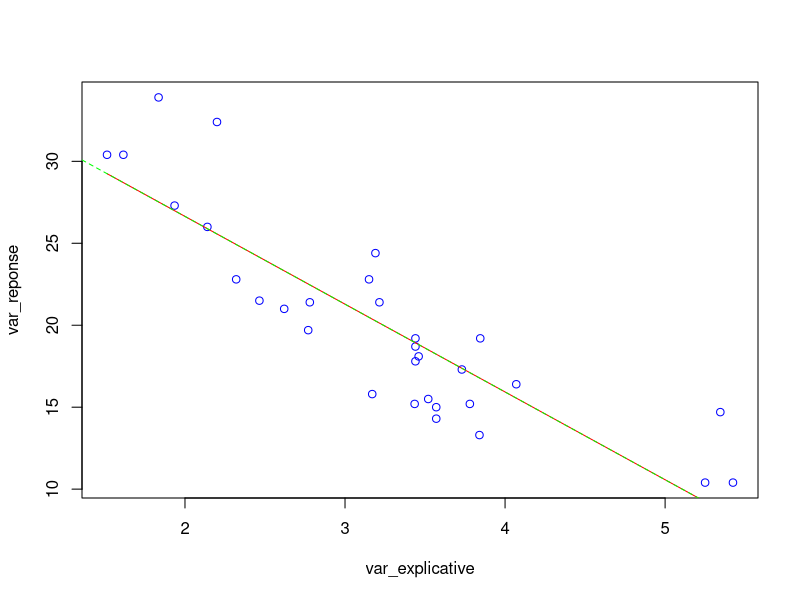

Write R code to recreate this figure.
A=mtcars 
F1=as.factor(A[,8])
A[,8]=F1
set.seed(9)
set.seed(9*floor(100*runif(1,0,3)))
set1=sample(1:32,1)
B=A[-set1,]
Y=B[,1]
u=1:11
v=u[-c(1,8,9)]
set2=c(8,sample(v,6,replace=FALSE))
X=B[,set2]


var_reponse = Y
var_explicative= X[,5]
#remarque : avec X[,4], on trouve une mauvaise régression lin (R² sera proche de à) 
#A FAIRE : Comparer les R²

#moyennes : x barre et y barre 
x_moy=mean(var_explicative)
y_moy=mean(var_reponse)

an_chapeau= sum((var_explicative-x_moy)*(var_reponse-y_moy))/sum((var_explicative-x_moy)^2)
bn_chapeau= y_moy-an_chapeau*x_moy
#pour vérif : on a an_chapeau = -5.355465 et bn_chapeau = 37.35029
#si on fait lm(var_reponse~var_explicative) on a les memes val

Y_i_chapeau=an_chapeau*var_explicative+bn_chapeau

plot(var_explicative,var_reponse,col='blue')
lines(var_explicative,Y_i_chapeau,col='red', type='l')

#pour vérifier 
LL=lm(var_reponse~var_explicative)
abline(LL,col='green',lty=2)

#Evaluer la validité de la régression linéaire avec R²

epsilon_i_chapeau=Y-Y_i_chapeau

R_carre=sum((Y_i_chapeau-y_moy)^2)/sum((var_reponse-y_moy)^2)
#avec X[,5], on a R² = 0.7534246
#avec X[,2], on a R² = 0.2301823 car cette variable doit être considérée comme une variable qualitative donc cela ne sert à rien de les afficher, il vaut mieux faire l'étude de la variance par exemple 
R_carre


#A FAIRE : Prédiction (diapo 102), validité des hypothèses sur le bruit (diapo 108), Test de Kolmogorov (diapo 114)
